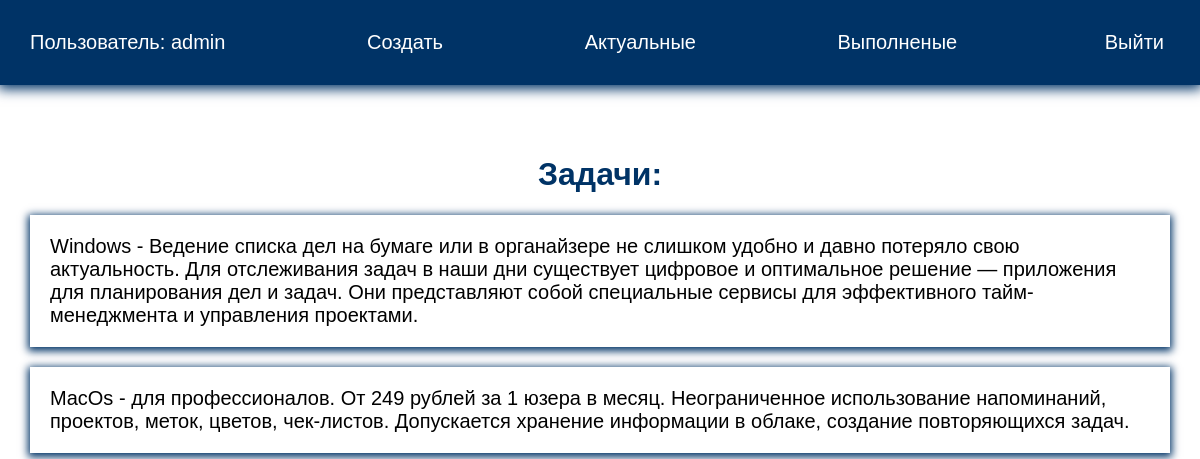
/current/ (signed in), run on the app's committed database.
### todo/models.py (models this page shows, shortened)
class Todo(models.Model):
    title = models.CharField(max_length=100)
    memo = models.TextField(blank=True)
    created = models.DateTimeField(auto_now_add=True)
    date_completed = models.DateTimeField(blank=True, null=True)
    important = models.BooleanField(default=False)
    user = models.ForeignKey(User, on_delete=models.CASCADE)

### todo/views.py (the view)
# urls.py: path('current/', views.current_todos, name="currenttodos"),
@login_required
def current_todos(request):
    todos = Todo.objects.filter(user=request.user, date_completed__isnull=True)
    return render(request, 'todo/currenttodos.html', {'todos': todos})

### todo/templates/todo/currenttodos.html
{% extends 'todo/base.html' %}
{% block content %}
<h1>Задачи:</h1>
<ul>
    {% for todo in todos %}
    <li>
        <a href="{% url 'viewtodo' todo.id %}">
            {% if todo.important %}
            <b>{{ todo.title }}</b>
            {% else %}
            {{ todo.title }}
            {% endif %}
            {% if todo.memo %}
                - {{ todo.memo }}
            {% endif %}
        </a>
    </li>
    {% endfor %}
</ul>
{% endblock %}

### todo/templates/todo/base.html (shortened to what this page needs)
<!DOCTYPE html>
{% load static %}
<html lang="en">
<head>
    <link rel="stylesheet" href="{% static 'css/style.css' %}">
</head>
<body>
<div class="menu">
    <div class="wrap">
        <ul>
            {% if user.is_authenticated %}
                <li class="logo">Пользователь: {{ user.username }}</li>
                <li><a href="{% url 'createtodo' %}">Создать</a></li>
                <li><a href="{% url 'currenttodos' %}">Актуальные</a></li>
                <li><a href="{% url 'currenttodos' %}">Выполненые</a></li>
                <li>
                    <form action="{% url 'logoutuser' %}" method="post">
                        <button class="top">Выйти</button>
                    </form>
                </li>
            {% else %}
                <li><a href="{% url 'signupuser' %}">Зарегистрироваться</a></li>
                <li><a href="{% url 'loginuser' %}">Войти</a></li>
            {% endif %}
        </ul>
    </div>
</div>
<div class="content">
  <div class="wrap">
    {% block content %}
    {% endblock %}
  </div>
</div>
</body>
</html>

### todo/static/style.css (style rules this page uses)
body { margin: 0; padding: 0; font-family: Arial, Helvetica, sans-serif; }
.wrap { max-width: 1200px; margin: 0 auto; padding: 10px 30px; box-sizing: border-box; }
.menu { background: #003366; box-shadow: 0 2px 12px 2px #003366; }
ul { list-style: none; padding: 0; }
.menu ul { display: flex; justify-content: space-between; align-items: center; font-size: 20px; }
.menu a, .logo { color: #FFF; }
a { text-decoration: none; }
.content .wrap { margin-top: 40px; text-align: center; }
h1, h2 { color: #003366; }
.top { background: transparent; border: 0; color: #FFF; font-size: 20px; cursor: pointer; }
.content li { box-shadow: 0 2px 8px 2px #003366; margin-bottom: 20px; font-size: 20px; text-align: left; }
.content a { color: #000; display: block; padding: 20px; }

### data on the page
Todo: title "Windows", memo "Ведение списка дел на бумаге или в органайзере не слишком удобно и давно потеряло свою актуальность. Для отслеживания задач в наши дни существует цифровое и оптимальное решение — приложения для планирования дел и задач. Они представляют собой специальные сервисы для эффективного тайм-менеджмента и управления проектами."
Todo: title "MacOs", memo "для профессионалов. От 249 рублей за 1 юзера в месяц. Неограниченное использование напоминаний, проектов, меток, цветов, чек-листов. Допускается хранение информации в облаке, создание повторяющихся задач."

### other printed values
{{ user.username }} "admin"
